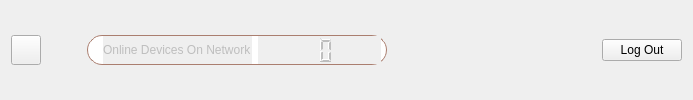
         <widget class="QWidget" name="search_widget" native="true">
          <property name="styleSheet">
           <string notr="true">#search_widget {background-color: #ABB2B9;}</string>
          </property>
          <layout class="QHBoxLayout" name="horizontalLayout">
           <item>
            <widget class="QPushButton" name="pushButton_8">
             <property name="minimumSize">
              <size>
               <width>30</width>
               <height>30</height>
              </size>
             </property>
             <property name="maximumSize">
              <size>
               <width>30</width>
               <height>30</height>
              </size>
             </property>
             <property name="text">
              <string/>
             </property>
             <property name="icon">
              <iconset>
               <normaloff>:/icon/icon/arrow-96-48.ico</normaloff>
               <normalon>:/icon/icon/arrow-31-48.ico</normalon>:/icon/icon/arrow-96-48.ico</iconset>
             </property>
             <property name="iconSize">
              <size>
               <width>15</width>
               <height>15</height>
              </size>
             </property>
             <property name="checkable">
              <bool>true</bool>
             </property>
            </widget>
           </item>
           <item>
            <spacer name="horizontalSpacer">
             <property name="orientation">
              <enum>Qt::Horizontal</enum>
             </property>
             <property name="sizeHint" stdset="0">
              <size>
               <width>40</width>
               <height>20</height>
              </size>
             </property>
            </spacer>
           </item>
           <item>
            <widget class="QFrame" name="search_frame">
             <property name="minimumSize">
              <size>
               <width>300</width>
               <height>30</height>
              </size>
             </property>
             <property name="maximumSize">
              <size>
               <width>300</width>
               <height>30</height>
              </size>
             </property>
             <property name="font">
              <font>
               <pointsize>10</pointsize>
              </font>
             </property>
             <property name="autoFillBackground">
              <bool>false</bool>
             </property>
             <property name="styleSheet">
              <string notr="true">#search_frame {
	border:  1px solid #aa7e6f;
	border-radius: 15px;
	background-color: rgb(255, 255, 255);
}

#search_btn {
	padding:5px 5px;
	border-radius: 15px;
}

#search_btn:pressed {
	padding-left: 10px;
}</string>
             </property>
             <property name="frameShape">
              <enum>QFrame::NoFrame</enum>
             </property>
             <property name="frameShadow">
              <enum>QFrame::Plain</enum>
             </property>
             <property name="lineWidth">
              <number>0</number>
             </property>
             <layout class="QHBoxLayout" name="horizontalLayout_10">
              <property name="leftMargin">
               <number>15</number>
              </property>
              <property name="topMargin">
               <number>0</number>
              </property>
              <property name="rightMargin">
               <number>5</number>
              </property>
              <property name="bottomMargin">
               <number>0</number>
              </property>
              <item>
               <widget class="QLabel" name="label_52">
                <property name="enabled">
                 <bool>false</bool>
                </property>
                <property name="acceptDrops">
                 <bool>false</bool>
                </property>
                <property name="toolTip">
                 <string/>
                </property>
                <property name="autoFillBackground">
                 <bool>true</bool>
                </property>
                <property name="text">
                 <string>Online Devices On Network</string>
                </property>
                <property name="scaledContents">
                 <bool>false</bool>
                </property>
               </widget>
              </item>
              <item>
               <widget class="QLCDNumber" name="lcdNumber">
                <property name="enabled">
                 <bool>false</bool>
                </property>
                <property name="autoFillBackground">
                 <bool>true</bool>
                </property>
                <property name="frameShape">
                 <enum>QFrame::NoFrame</enum>
                </property>
                <property name="frameShadow">
                 <enum>QFrame::Sunken</enum>
                </property>
                <property name="lineWidth">
                 <number>4</number>
                </property>
                <property name="midLineWidth">
                 <number>3</number>
                </property>
                <property name="smallDecimalPoint">
                 <bool>false</bool>
                </property>
                <property name="digitCount">
                 <number>2</number>
                </property>
                <property name="segmentStyle">
                 <enum>QLCDNumber::Filled</enum>
                </property>
                <property name="intValue" stdset="0">
                 <number>0</number>
                </property>
               </widget>
              </item>
             </layout>
            </widget>
           </item>
           <item>
            <spacer name="horizontalSpacer_2">
             <property name="orientation">
              <enum>Qt::Horizontal</enum>
             </property>
             <property name="sizeHint" stdset="0">
              <size>
               <width>209</width>
               <height>20</height>
              </size>
             </property>
            </spacer>
           </item>
           <item>
            <widget class="QPushButton" name="pushButton_details_new_window">
             <property name="autoFillBackground">
              <bool>false</bool>
             </property>
             <property name="text">
              <string>Log Out</string>
             </property>
            </widget>
           </item>
          </layout>
         </widget>
